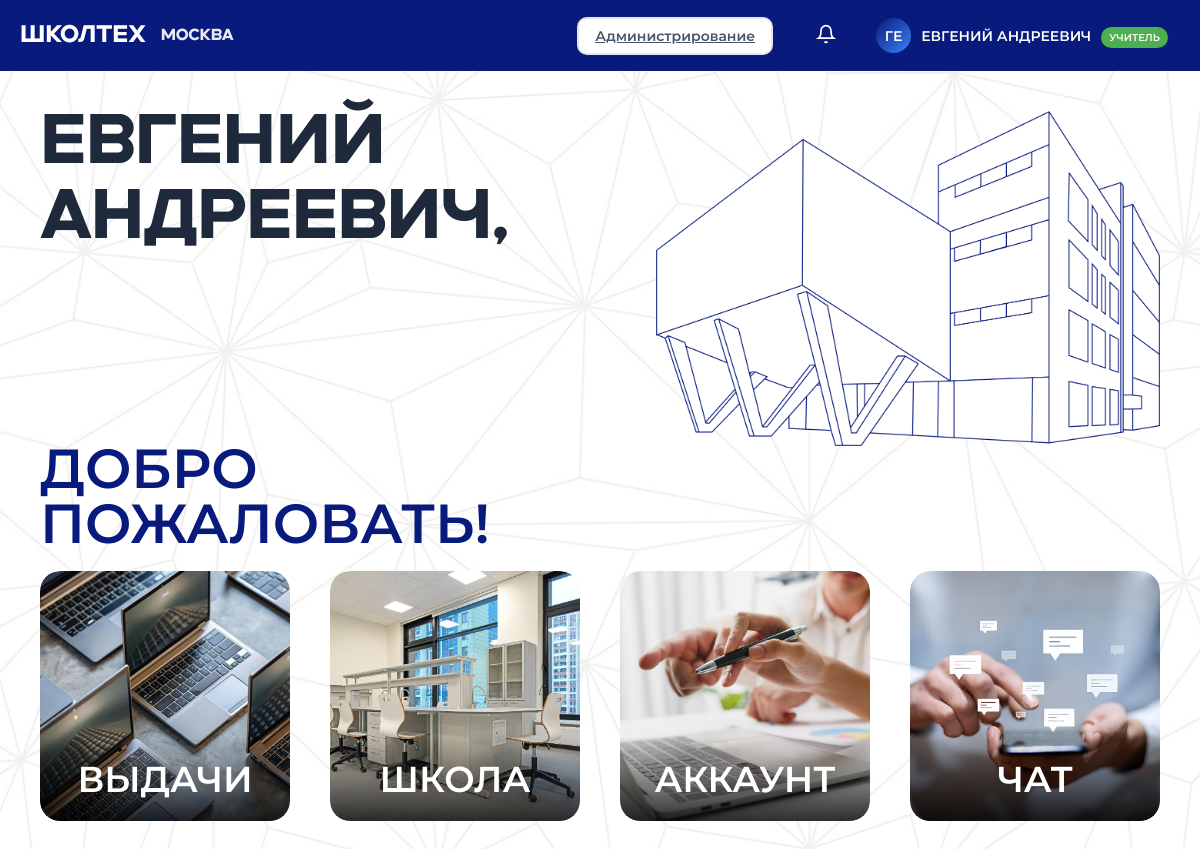
The page / (signed in) on the database its author committed.
### tables this page shows
CREATE TABLE users
                 (id INTEGER PRIMARY KEY AUTOINCREMENT,
                  first_name TEXT NOT NULL,
                  last_name TEXT NOT NULL,
                  middle_name TEXT,
                  school_number TEXT NOT NULL,
                  class TEXT NOT NULL,
                  username TEXT UNIQUE NOT NULL,
                  email TEXT UNIQUE NOT NULL,
                  password TEXT NOT NULL,
                  role TEXT NOT NULL DEFAULT 'student',
                  is_active BOOLEAN DEFAULT 1,
                  created_at TIMESTAMP DEFAULT CURRENT_TIMESTAMP);

### application.py (the view)
@app.route('/')
def home():
    if 'user_id' in session:
        user_data = get_user_by_id(session['user_id'])
        if user_data:
            unread_count = get_unread_notifications_count(session['user_id'])
            return render_template('home.html', user=user_data, unread_count=unread_count)
    return redirect(url_for('register'))

### application.py (called while the page is built, shortened)
def get_db_connection():
    for attempt in range(5):
        try:
            with db_lock:
                conn = sqlite3.connect(MAIN_DB, timeout=30.0)
                conn.row_factory = sqlite3.Row
                conn.execute("PRAGMA foreign_keys = ON")
                conn.execute("PRAGMA journal_mode = WAL")
                return conn
        except sqlite3.OperationalError:
            if attempt < 4:
                time.sleep(0.1)
                continue
            raise
    raise sqlite3.OperationalError("Не удалось подключиться к базе")

def get_user_by_id(user_id):
    try:
        conn = get_db_connection()
        c = conn.cursor()
        c.execute("SELECT * FROM users WHERE id = ?", (user_id,))
        user = c.fetchone()
        conn.close()
        if user:
            return format_user_data(dict(user))
        return None
    except:
        return None

def format_user_data(user_dict):
    user_dict['avatar'] = f"{user_dict['last_name'][0]}{user_dict['first_name'][0]}" if user_dict.get('last_name') and user_dict.get('first_name') else '??'
    user_dict['role_display'] = 'УЧИТЕЛЬ' if user_dict.get('role') == 'teacher' else 'УЧЕНИК'
    return user_dict

def get_unread_notifications_count(user_id):
    try:
        conn = get_db_connection()
        c = conn.cursor()
        c.execute("SELECT COUNT(*) FROM notifications WHERE user_id = ? AND is_read = 0", (user_id,))
        count = c.fetchone()[0]
        conn.close()
        return count
    except:
        return 0

@app.before_request
def basic_security():
    return None

### templates/home.html (shortened to what this page needs)
<!DOCTYPE html>
<html lang="ru">
<head>
    <link rel="stylesheet" href="{{ url_for('static', filename='style.css') }}">
</head>
<body>
    <nav class="navbar">
        <div class="logo-section">
            <a href="{{ url_for('home') }}" class="logo-link">
                <div class="logo-text">ШКОЛТЕХ</div>
            </a>
            <div class="location">МОСКВА</div>
        </div>
        <div class="user-section">
            {% if user and user.role == 'teacher' %}
            <a href="{{ url_for('admin_panel') }}" class="admin-nav-btn" style="margin-right: 15px;">
                Администрирование
            </a>
            {% endif %}
            <div class="notification-icon" id="notificationIcon">
                <svg width="20" height="20" viewBox="0 0 24 24" fill="none" stroke="currentColor" stroke-width="2">
                    <path d="M18 8A6 6 0 0 0 6 8c0 7-3 9-3 9h18s-3-2-3-9"></path>
                    <path d="M13.73 21a2 2 0 0 1-3.46 0"></path>
                </svg>
            </div>
            <a href="{{ url_for('account') }}" class="user-profile-link">
                <div class="user-profile">
                    <div class="avatar">{{ user.avatar }}</div>
                    <div class="user-info">
                        <div class="username">{{ user.first_name }} {% if user.middle_name %}{{ user.middle_name }}{% endif %}</div>
                        <div class="user-role {{ user.role }}">{{ user.role_display }}</div>
                    </div>
                </div>
            </a>
        </div>
    </nav>
    <div class="content">
        {% if user %}
        <div class="welcome-section">
            <div class="welcome-text">
                <div class="name-line">{{ user.first_name }}</div>
                <div class="name-line">{{ user.middle_name }},</div>
                <div class="welcome-message">ДОБРО ПОЖАЛОВАТЬ!</div>
            </div>
            <div class="image-section">
                <img src="{{ url_for('static', filename='images/school.png') }}" class="welcome-image" alt="Школа">
            </div>
        </div>
        <div class="buttons-section">
            <a href="{{ url_for('rentals') }}" class="image-button">
                <img src="{{ url_for('static', filename='images/rentals.jpg') }}" class="button-image" alt="Выдачи">
                <div class="button-text">ВЫДАЧИ</div>
            </a>
            <a href="{{ url_for('school_page') }}" class="image-button">
                <img src="{{ url_for('static', filename='images/school2.jpg') }}" class="button-image" alt="Школа">
                <div class="button-text">ШКОЛА</div>
            </a>
            <a href="{{ url_for('account') }}" class="image-button">
                <img src="{{ url_for('static', filename='images/account.jpg') }}" class="button-image" alt="Аккаунт">
                <div class="button-text">АККАУНТ</div>
            </a>
            <a href="{{ url_for('chat_page') }}" class="image-button">
                <img src="{{ url_for('static', filename='images/chat.jpg') }}" class="button-image" alt="Чат">
                <div class="button-text">ЧАТ</div>
            </a>
        </div>
        {% endif %}
    </div>
</body>
</html>

### static/style.css (style rules this page uses)
* { margin: 0; padding: 0; box-sizing: border-box; }
body { font-family: 'MONTSERRAT'; background-color: #f8fafc; }
.navbar { background-color: #081B7D; color: white; padding: 12px 20px; display: flex; justify-content: space-between; align-items: center; }
.logo-section { display: flex; align-items: center; gap: 15px; font-family: 'UNCAGE', sans-serif; }
.logo-text { font-size: 24px; font-weight: bold; }
.location { font-size: 16px; opacity: 0.9; }
.user-section { display: flex; align-items: center; gap: 20px; }
.notification-icon { cursor: pointer; padding: 8px; border-radius: 50%; position: relative; }
.user-profile { display: flex; align-items: center; gap: 10px; cursor: pointer; padding: 8px 12px; border-radius: 20px; transition: background-color 0.3s; }
.avatar { width: 35px; height: 35px; background: linear-gradient(135deg, #081B7D, #3b82f6); border-radius: 50%; display: flex; align-items: center; justify-content: center; font-weight: bold; font-size: 14px; color: white; }
.username { font-size: 14px; }
.user-role { padding: 2px 8px; border-radius: 12px; font-size: 10px; font-weight: bold; margin-top: 4px; }
.user-role.teacher { background-color: #4CAF50; color: white; }
.admin-nav-btn { padding: 8px 16px; background: white; border: 2px solid #e2e8f0; border-radius: 10px; font-size: 14px; font-weight: bold; color: #475569; cursor: pointer; text-align: center; font-family: 'Montserrat; }
.logo-link { text-decoration: none; color: white !important; }
.user-profile-link { text-decoration: none; color: inherit; }
.user-profile { display: flex; align-items: center; gap: 10px; padding: 6px 12px; border-radius: 20px; transition: background-color 0.3s; cursor: pointer; }
.avatar { width: 35px; height: 35px; background: linear-gradient(135deg, #081B7D, #3b82f6); border-radius: 50%; display: flex; align-items: center; justify-content: center; font-weight: bold; font-size: 14px; color: white; flex-shrink: 0; }
.user-info { display: flex; align-items: center; gap: 10px; }
.username { font-size: 14px; color: white; white-space: nowrap; }
.user-role { padding: 4px 8px; border-radius: 12px; font-size: 10px; font-weight: bold; white-space: nowrap; flex-shrink: 0; }
.content { padding: 40px; }

### rows shown on the page
users: first_name "ЕВГЕНИЙ", middle_name "АНДРЕЕВИЧ", role_display "УЧИТЕЛЬ"

### other values the page prints
{{ user.avatar }} "ГЕ"
